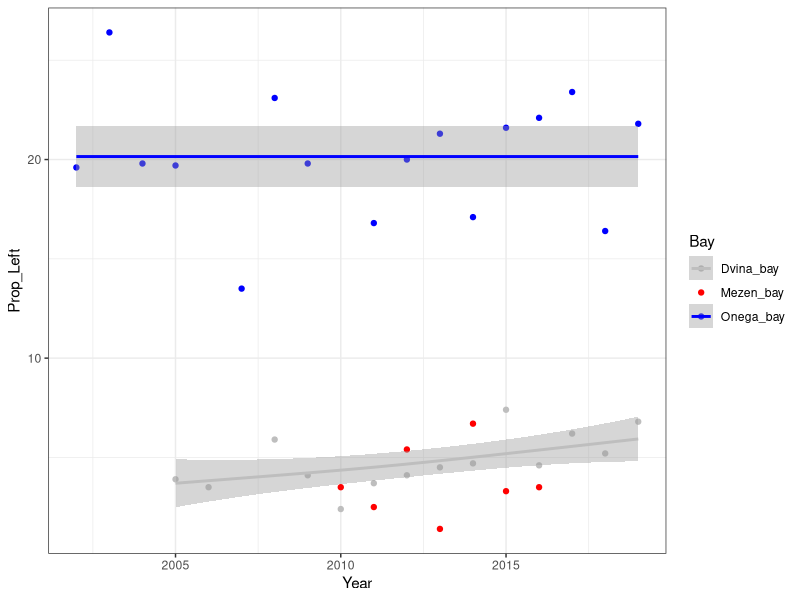

The R script that drew this image:
## ---- chunk 1
library(knitr)
opts_chunk$set(echo = FALSE, warning = FALSE, message = FALSE)

## ---- chunk 2
library(mgcv)
library(ggplot2)
library(dplyr)
library(broom)
library(car)


theme_set(theme_bw())

kam <- read.table("Data/kambala_long_term_dynamics.csv", sep = ",", header = T, dec = ".")

# str(kam)
# kam$Outcome <- ifelse(kam$Orient == "Left", 1, 0)


# kam$Bay <- factor(kam$Bay, levels = c("Onega_Bay", "Dvina_Bay", "Mezen_Bay" ))

## ---- chunk 3
ggplot(kam, aes(x = Year, y = Prop_Left, color = Bay)) + geom_point() + geom_smooth(se = T, method = "gam") + scale_color_manual(values = c("gray", "red", "blue"))
